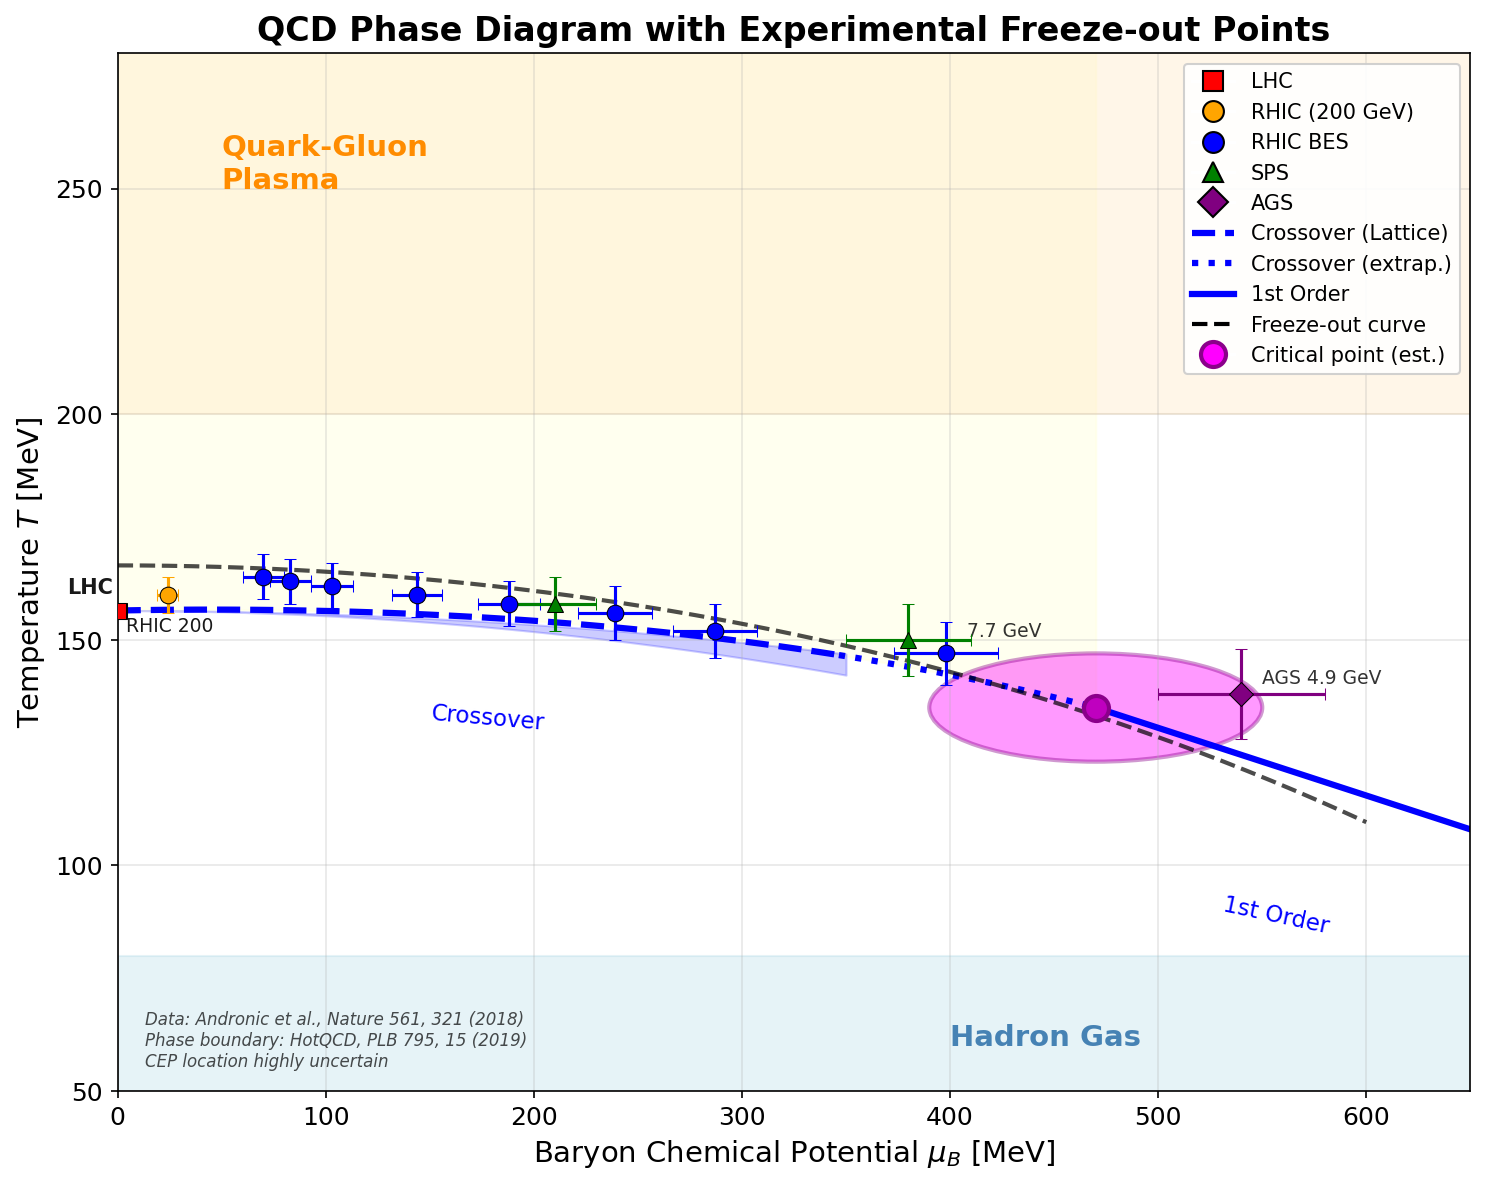

This chart was generated by the following Python code:
#!/usr/bin/env python3
"""
QCD Phase Diagram: Temperature vs Baryon Chemical Potential
With experimental freeze-out points from RHIC BES, RHIC, LHC, SPS, AGS
"""

import numpy as np
import matplotlib.pyplot as plt
from matplotlib.patches import Ellipse, FancyArrowPatch
from matplotlib.colors import LinearSegmentedColormap

# Set up figure
fig, ax = plt.subplots(figsize=(10, 8))

# ============================================
# FREEZE-OUT DATA (Andronic et al., Nature 561, 321 (2018))
# and STAR BES-II preliminary
# ============================================
# Format: (√s_NN [GeV], T [MeV], μ_B [MeV], T_err, μ_B_err, label)
freeze_out_data = [
    # LHC
    (2760, 156.5, 0.7, 1.5, 3.8, 'LHC 2.76 TeV'),
    (5020, 156.5, 0.4, 1.5, 2.0, 'LHC 5.02 TeV'),
    # RHIC top energy
    (200, 160, 24, 4, 5, 'RHIC 200 GeV'),
    # RHIC BES-I/II
    (62.4, 164, 70, 5, 10, '62.4 GeV'),
    (54, 163, 83, 5, 10, '54 GeV'),
    (39, 162, 103, 5, 10, '39 GeV'),
    (27, 160, 144, 5, 12, '27 GeV'),
    (19.6, 158, 188, 5, 15, '19.6 GeV'),
    (14.5, 156, 239, 6, 18, '14.5 GeV'),
    (11.5, 152, 287, 6, 20, '11.5 GeV'),
    (7.7, 147, 398, 7, 25, '7.7 GeV'),
    # SPS
    (17.3, 158, 210, 6, 20, 'SPS 17.3'),
    (8.8, 150, 380, 8, 30, 'SPS 8.8'),
    # AGS
    (4.9, 138, 540, 10, 40, 'AGS 4.9'),
]

# ============================================
# PHASE BOUNDARY - Lattice QCD parameterization
# T_c(μ_B) = T_c(0) * [1 - κ_2*(μ_B/T_c)^2 - κ_4*(μ_B/T_c)^4]
# HotQCD: T_c(0) = 156.5 MeV, κ_2 ≈ 0.0153 (Bazavov et al. 2019)
# ============================================
T_c0 = 156.5  # MeV
kappa_2 = 0.0153
kappa_4 = 0.00032  # higher order correction

# ============================================
# CRITICAL POINT (define first, needed for crossover endpoint)
# ============================================
mu_B_CEP = 470  # MeV - placed between 7.7 GeV and AGS
T_CEP = 135     # MeV
CEP_mu_err = 80  # uncertainty
CEP_T_err = 12

# Crossover line - ends at CEP
mu_B_crossover = np.linspace(0, mu_B_CEP, 100)
T_crossover_lattice = T_c0 * (1 - kappa_2 * (mu_B_crossover / T_c0)**2 
                       - kappa_4 * (mu_B_crossover / T_c0)**4)
# Adjust to smoothly hit CEP
correction = (T_crossover_lattice[-1] - T_CEP) * (mu_B_crossover / mu_B_CEP)
T_crossover = T_crossover_lattice - correction

# ============================================
# FIRST-ORDER TRANSITION LINE (model-dependent)
# Using typical estimates from various models
# ============================================
# First-order line (schematic, extends from CEP)
mu_B_first = np.linspace(mu_B_CEP, 700, 50)
# Simple parameterization that matches smoothly
T_first = T_CEP - 0.15 * (mu_B_first - mu_B_CEP)

# ============================================
# FREEZE-OUT CURVE PARAMETERIZATION
# Cleymans et al., Phys. Rev. C 73, 034905 (2006)
# T(μ_B) = a - b*μ_B^2 - c*μ_B^4
# ============================================
a = 166.5  # MeV
b = 0.139e-3  # MeV^-1
c = 0.053e-9  # MeV^-3
mu_B_fo = np.linspace(0, 600, 200)
T_fo = a - b * mu_B_fo**2 - c * mu_B_fo**4

# ============================================
# PLOTTING
# ============================================

# Background shading for phases
ax.fill_between([0, 800], [0, 0], [80, 80], color='lightblue', alpha=0.3, label='Hadron Gas')
ax.fill_between(mu_B_crossover, T_crossover, 300, color='lightyellow', alpha=0.5)
ax.axhspan(200, 300, xmin=0, xmax=1, color='#FFE4B5', alpha=0.3, label='QGP')

# Phase boundaries
# Crossover - dashed where lattice reliable, dotted where extrapolated
mu_B_reliable = 350  # MeV - lattice reliable up to here
idx_split = np.searchsorted(mu_B_crossover, mu_B_reliable)
ax.plot(mu_B_crossover[:idx_split], T_crossover[:idx_split], 'b--', lw=3, label='Crossover (Lattice)')
ax.plot(mu_B_crossover[idx_split-1:], T_crossover[idx_split-1:], 'b:', lw=3, label='Crossover (extrap.)')
# First order - solid, starts from CEP
ax.plot(mu_B_first, T_first, 'b-', lw=3, label='1st Order')

# Crossover band (uncertainty) - only where lattice is reliable
mu_B_band = np.linspace(0, 350, 80)  # Lattice reliable only up to ~350 MeV
T_cross_upper = T_c0 * (1 - (kappa_2 - 0.003) * (mu_B_band / T_c0)**2)
T_cross_lower = T_c0 * (1 - (kappa_2 + 0.003) * (mu_B_band / T_c0)**2)
ax.fill_between(mu_B_band, T_cross_lower, T_cross_upper, color='blue', alpha=0.2, 
                label='Lattice uncertainty')

# Critical point with uncertainty ellipse
cep = Ellipse((mu_B_CEP, T_CEP), width=2*CEP_mu_err, height=2*CEP_T_err,
              facecolor='magenta', edgecolor='darkmagenta', alpha=0.4, lw=2)
ax.add_patch(cep)
ax.plot(mu_B_CEP, T_CEP, 'mo', ms=12, mec='darkmagenta', mew=2, label=f'CEP (estimated)', zorder=10)

# Freeze-out curve
ax.plot(mu_B_fo, T_fo, 'k--', lw=2, alpha=0.7, label='Freeze-out curve (param.)')

# Plot freeze-out points with color coding
colors_energy = plt.cm.plasma(np.linspace(0.1, 0.9, len(freeze_out_data)))

for i, (sqrt_s, T, mu_B, T_err, mu_err, label) in enumerate(freeze_out_data):
    if 'LHC' in label:
        color, marker = 'red', 's'
    elif 'RHIC 200' in label:
        color, marker = 'orange', 'o'
    elif 'SPS' in label:
        color, marker = 'green', '^'
    elif 'AGS' in label:
        color, marker = 'purple', 'D'
    else:  # BES
        color, marker = 'blue', 'o'
    
    ax.errorbar(mu_B, T, xerr=mu_err, yerr=T_err, fmt=marker, 
                color=color, ms=8, capsize=3, capthick=1.5, 
                elinewidth=1.5, mec='black', mew=0.5, zorder=5)

# Add energy labels for select points
for sqrt_s, T, mu_B, T_err, mu_err, label in freeze_out_data:
    if 'LHC 2.76' in label:
        ax.annotate('LHC', (mu_B, T), textcoords='offset points', 
                   xytext=(-25, 8), fontsize=10, alpha=0.9, fontweight='bold')
    elif 'RHIC 200' in label:
        ax.annotate('RHIC 200', (mu_B, T), textcoords='offset points', 
                   xytext=(-20, -18), fontsize=9, alpha=0.9)
    elif '7.7 GeV' in label:
        ax.annotate('7.7 GeV', (mu_B, T), textcoords='offset points', 
                   xytext=(10, 8), fontsize=9, alpha=0.8)
    elif 'AGS' in label:
        ax.annotate('AGS 4.9 GeV', (mu_B, T), textcoords='offset points', 
                   xytext=(10, 5), fontsize=9, alpha=0.8)

# Annotations
ax.text(50, 250, 'Quark-Gluon\nPlasma', fontsize=14, fontweight='bold', color='darkorange')
ax.text(400, 60, 'Hadron Gas', fontsize=14, fontweight='bold', color='steelblue')
ax.text(150, 130, 'Crossover', fontsize=11, rotation=-5, color='blue')
ax.text(530, 85, '1st Order', fontsize=11, rotation=-12, color='blue')

# Legend for experiment markers
from matplotlib.lines import Line2D
legend_elements = [
    Line2D([0], [0], marker='s', color='w', markerfacecolor='red', ms=10, mec='k', label='LHC'),
    Line2D([0], [0], marker='o', color='w', markerfacecolor='orange', ms=10, mec='k', label='RHIC (200 GeV)'),
    Line2D([0], [0], marker='o', color='w', markerfacecolor='blue', ms=10, mec='k', label='RHIC BES'),
    Line2D([0], [0], marker='^', color='w', markerfacecolor='green', ms=10, mec='k', label='SPS'),
    Line2D([0], [0], marker='D', color='w', markerfacecolor='purple', ms=10, mec='k', label='AGS'),
    Line2D([0], [0], color='blue', lw=3, ls='--', label='Crossover (Lattice)'),
    Line2D([0], [0], color='blue', lw=3, ls=':', label='Crossover (extrap.)'),
    Line2D([0], [0], color='blue', lw=3, ls='-', label='1st Order'),
    Line2D([0], [0], color='black', ls='--', lw=2, label='Freeze-out curve'),
    Line2D([0], [0], marker='o', color='w', markerfacecolor='magenta', ms=12, 
           mec='darkmagenta', mew=2, label='Critical point (est.)'),
]
ax.legend(handles=legend_elements, loc='upper right', fontsize=10, framealpha=0.9)

# Axis settings
ax.set_xlim(0, 650)
ax.set_ylim(50, 280)
ax.set_xlabel(r'Baryon Chemical Potential $\mu_B$ [MeV]', fontsize=14)
ax.set_ylabel(r'Temperature $T$ [MeV]', fontsize=14)
ax.set_title('QCD Phase Diagram with Experimental Freeze-out Points', fontsize=16, fontweight='bold')
ax.tick_params(axis='both', labelsize=12)
ax.grid(True, alpha=0.3)

# Add reference note
ref_text = ("Data: Andronic et al., Nature 561, 321 (2018)\n"
            "Phase boundary: HotQCD, PLB 795, 15 (2019)\n"
            "CEP location highly uncertain")
ax.text(0.02, 0.02, ref_text, transform=ax.transAxes, fontsize=8, 
        verticalalignment='bottom', style='italic', alpha=0.7)

plt.tight_layout()
plt.savefig('qcd_phase_diagram.png', dpi=150, bbox_inches='tight', 
            facecolor='white', edgecolor='none')
plt.savefig('qcd_phase_diagram.pdf', bbox_inches='tight',
            facecolor='white', edgecolor='none')
print("Saved: qcd_phase_diagram.png and .pdf")
